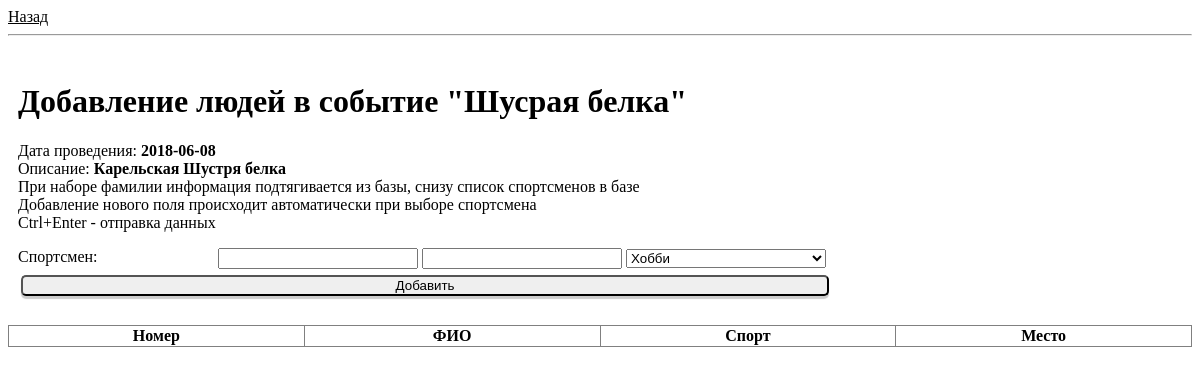
Screenshot of /results.php?event=2 with the database file from the repository.
### tables this page shows
CREATE TABLE `events` (
  `id` int(10) unsigned NOT NULL AUTO_INCREMENT,
  `title` text NOT NULL,
  `date` date NOT NULL,
  `place` varchar(255) NOT NULL,
  `description` text NOT NULL,
  PRIMARY KEY (`id`)
);

### results.php (the view, shortened to what this page needs)
<?php
include "header.php";
require_once "functions.php";
$event_id = htmlspecialchars($_GET["event"]);
?>
<body>
  <div>
<a href="index.php">Назад</a>
<hr>
</div>
<p>
   <div class="main">
<?php
$sql = 'select date, title, description from events where id ='.$event_id.';';
$result = $mysqli->query($sql);
$row = $result->fetch_array(MYSQLI_ASSOC);
echo "<h1>Добавление людей в событие \"".$row[title]."\"</h1>";
echo "Дата проведения: <b>".$row[date]."<br></b>";
echo "Описание: <b>".$row[description]."</b><br>";
?>
При наборе фамилии информация подтягивается из базы, снизу список спортсменов в базе<br>
Добавление нового поля происходит автоматически при выборе спортсмена<br>
Ctrl+Enter - отправка данных</p>
    <form autocomplete="off" action="<?=$_SERVER['PHP_SELF']."?event=".$event_id?>" method='post' id="peoples">
    <div id="input_forms">
    </div>
    <input class="button" type="submit" id="button1" value="Добавить">
    </form>
 <table class = "date_table" border="1" >
         <tr>
         <th>Номер</th>
    <th>ФИО</th>
    <th>Спорт</th>
    <th>Место</th>
    </tr>
</table>

### css/style.css (style rules this page uses)
a { color: black; }
.main { padding: 10px; float:left; }
.button { -webkit-border-radius: 5px; -moz-border-radius: 5px; border-radius: 5px; -webkit-box-shadow: 0px 3px 1px rgba(0, 0, 0, 0.2); -moz-box-shadow: 0px 3px 1px rgba(0, 0, 0, 0.2); width:100%; margin:3px; }
table { width: 100%; border-collapse: collapse; border-spacing: 0; table-layout: fixed; text-align: center; padding: 10px; }
input { width: 200px; }

### rows the page displays
events: title "Шусрая белка", date "2018-06-08", description "Карельская Шустря белка"
